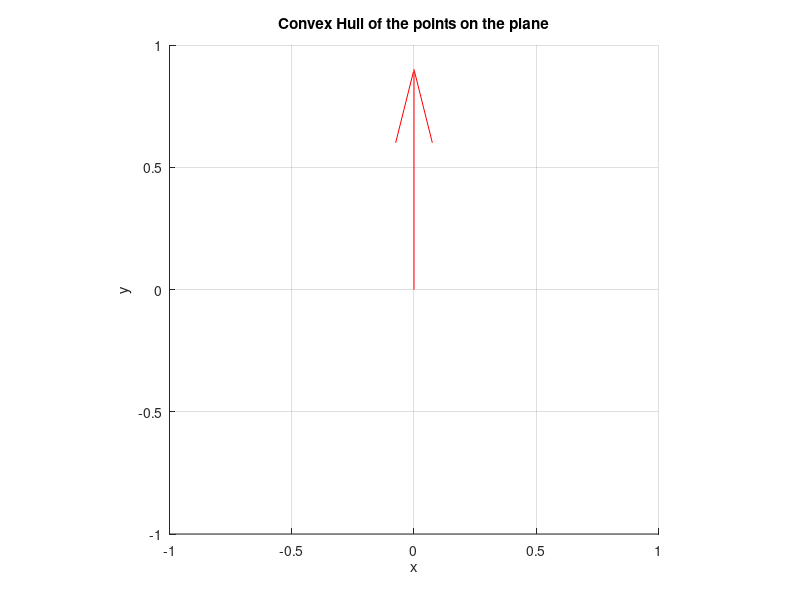

Here is the MATLAB script that generated this plot:
% 媒介変数を利用した平面の方程式の導出・利用検証
% f1とf2によるモーメント空間をスパン
clear;

addpath('.', '-end');
%alpha_radius = 1.0e+100000;

% 力の成分
f1 = [0 1 0];
f2 = [-1 0 0];
f3 = [0 1 0];

% 位置ベクトル
l1 = [0.0075 0.03 0];
l2 = [0.005 0.0275 0];
l3 = [-0.0125 0.03 0];

m1 = [];
m2 = [];
m3 = [];

for i = 0:1
    edit_f1 = i * f1;
    edit_f2 = i * f2;
    edit_f3 = i * f3;

    now_moment1 = cross(l1, edit_f1);
    now_moment2 = cross(l2, edit_f2);
    now_moment3 = cross(l3, edit_f3);

    wrench_f1 = [edit_f1(1) edit_f1(2) now_moment1(3)];
    wrench_f2 = [edit_f2(1) edit_f2(2) now_moment2(3)];
    wrench_f3 = [edit_f3(1) edit_f3(2) now_moment3(3)];

    m1 = [m1; wrench_f1];
    m2 = [m2; wrench_f2];
    m3 = [m3; wrench_f3];
end

moment_point1 = m1(end, :);
moment_point2 = m2(end, :);
moment_point3 = m3(end, :);

plane1_coefficient = cross(moment_point1, moment_point2);
plane2_coefficient = cross(moment_point2, moment_point3);
plane3_coefficient = cross(moment_point3, moment_point1);


expected_number_of_rows = 100000;

points = zeros(expected_number_of_rows, 3);
count = 1;

for lamda = 0:0.01:1
    for mu = 0:0.01:1

        point = lamda * moment_point3 + mu * moment_point1;

        if abs(plane3_coefficient(1) * point(1) + plane3_coefficient(2) * point(2) + plane3_coefficient(3) * point(3)) < 1e-10
            points(count, :) = point;
            count = count + 1;
        end
    end
end

points = points(1:count-1, :);

points_x = reshape(points(1:count-2,1), [], 5);
points_y = reshape(points(1:count-2,2), [], 5);
points_z = reshape(points(1:count-2,3), [], 5);

% プロット初期化
figure;
hold on;

mesh = mesh(points_x, points_y, points_z, 'LineStyle', "none", 'FaceColor', 'b', 'FaceAlpha', 0.5);

title('Convex Hull of the points on the plane');


quiver3(0, 0, 0, moment_point1(1), moment_point1(2), moment_point1(3), 'r');
quiver3(0, 0, 0, moment_point3(1), moment_point3(2), moment_point3(3), 'r');

hold off;

% 軸ラベル
xlabel('x');
ylabel('y');
zlabel('z');

% 表示範囲の設定
axis equal;
xlim([-1, 1]);
ylim([-1, 1]);
zlim([-0.03, 0.03]);

% グリッド表示
grid on;

%title('Random points on the plane');

%quiver3(0, 0, 0, moment_point1(1), moment_point1(2), moment_point1(3), 'r');
%quiver3(0, 0, 0, moment_point2(1), moment_point2(2), moment_point2(3), 'r');

%% 軸ラベル
%xlabel('x');
%ylabel('y');
%zlabel('z');

%% 表示範囲の設定
%axis equal;
%xlim([-1, 1]);
%ylim([-1, 1]);
%zlim([-0.03, 0.03]);

%plot3(plane1(:,1), plane1(:,2), plane1(:,3), '.', 'Color', 'b');

%% グリッド表示
%grid on;
%hold off;